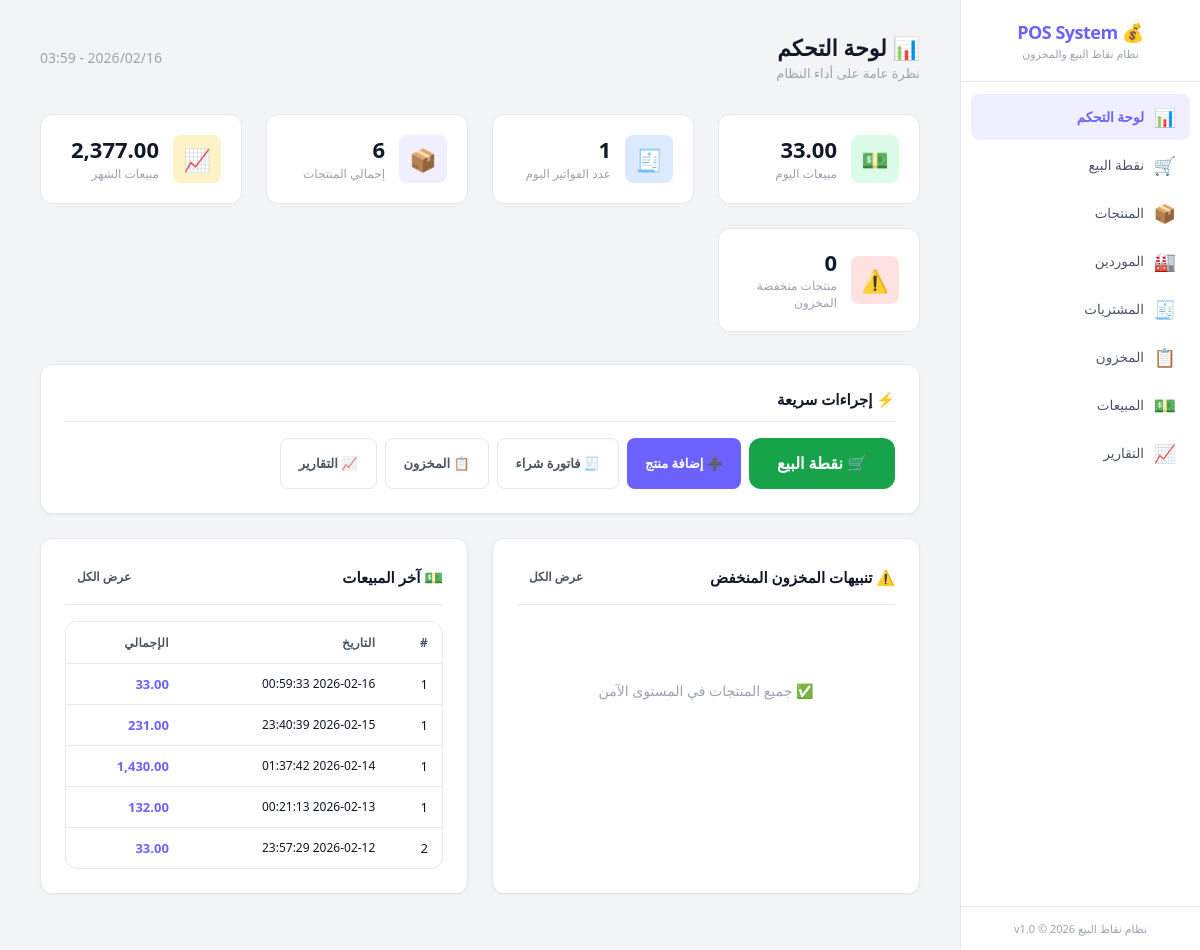
The page / on the database its author committed.
### tables this page shows
CREATE TABLE sales (
    id INTEGER PRIMARY KEY AUTOINCREMENT,
    sale_number INTEGER DEFAULT NULL,
    datetime TEXT NOT NULL DEFAULT (datetime('now', 'localtime')),
    subtotal REAL NOT NULL DEFAULT 0,
    discount REAL NOT NULL DEFAULT 0,
    total REAL NOT NULL DEFAULT 0,
    payment_method TEXT NOT NULL DEFAULT 'cash' CHECK(payment_method IN ('cash', 'card', 'other')),
    notes TEXT DEFAULT NULL,
    created_at TEXT NOT NULL DEFAULT (datetime('now', 'localtime'))
);

### www/app/controllers/DashboardController.php (called while the page is built)
<?php
class DashboardController {
    private $reportService;
    public function __construct() {
        $this->reportService = new ReportService();
    }
    public function index() {
        $summary = $this->reportService->dashboardSummary();
        $lowStock = $this->reportService->lowStock();
        $recentSales = (new SaleRepository())->getAll('', '', 5);
        include APP_PATH . '/views/layout/header.php';
        include APP_PATH . '/views/dashboard/index.php';
        include APP_PATH . '/views/layout/footer.php';
    }
}

### www/app/config/database.php (called while the page is built, shortened)
<?php
class Database {
    private static $instance = null;
    private $pdo;
    private function __construct() {
        $this->dbPath = __DIR__ . '/../../data/pos_system.db';
        try {
            $this->pdo = new PDO('sqlite:' . $this->dbPath);
            $this->pdo->setAttribute(PDO::ATTR_ERRMODE, PDO::ERRMODE_EXCEPTION);
            $this->pdo->setAttribute(PDO::ATTR_DEFAULT_FETCH_MODE, PDO::FETCH_ASSOC);
            $this->pdo->exec('PRAGMA journal_mode = WAL');
            $this->pdo->exec('PRAGMA foreign_keys = ON');
            $this->pdo->exec('PRAGMA busy_timeout = 5000');
            $this->pdo->exec('PRAGMA synchronous = NORMAL');
            $this->pdo->exec('PRAGMA cache_size = -8000');
            $this->pdo->exec('PRAGMA temp_store = MEMORY');
        } catch (PDOException $e) {
            die('Database connection failed: ' . $e->getMessage());
        }
    }
    public static function getInstance() {
        if (self::$instance === null) {
            self::$instance = new self();
        }
        return self::$instance;
    }
    public function getConnection() {
        return $this->pdo;
    }
    public function migrate() {
        $migrationsDir = __DIR__ . '/../database/migrations/';
        $migrationFiles = glob($migrationsDir . '*.sql');
        sort($migrationFiles);
        foreach ($migrationFiles as $file) {
            $sql = file_get_contents($file);
            try {
                $this->pdo->exec($sql);
            } catch (PDOException $e) {
                if (strpos($e->getMessage(), 'already exists') === false &&
                    strpos($e->getMessage(), 'UNIQUE constraint') === false) {
                    error_log('Migration error in ' . basename($file) . ': ' . $e->getMessage());
                }
            }
        }
    }
}

### www/app/services/ReportService.php (called while the page is built, shortened)
<?php
class ReportService {
    private $db;
    public function __construct() {
        $this->db = Database::getInstance()->getConnection();
    }
    public function dashboardSummary() {
        $todayStmt = $this->db->prepare(
            "SELECT COUNT(*) as sales_count, COALESCE(SUM(total), 0) as sales_total
             FROM sales WHERE date(datetime) = date('now', 'localtime')"
        );
        $todayStmt->execute();
        $today = $todayStmt->fetch();
        $prodStmt = $this->db->prepare("SELECT COUNT(*) FROM products WHERE is_active = 1");
        $prodStmt->execute();
        $productCount = $prodStmt->fetchColumn();
        $lowStmt = $this->db->prepare(
            "SELECT COUNT(*) FROM products WHERE is_active = 1 AND stock_quantity <= min_stock AND min_stock > 0"
        );
        $lowStmt->execute();
        $lowStockCount = $lowStmt->fetchColumn();
        $monthStmt = $this->db->prepare(
            "SELECT COALESCE(SUM(total), 0) as total FROM sales
             WHERE strftime('%Y-%m', datetime) = strftime('%Y-%m', 'now', 'localtime')"
        );
        $monthStmt->execute();
        $monthTotal = $monthStmt->fetchColumn();
        return [
            'today_sales_count' => $today['sales_count'],
            'today_sales_total' => $today['sales_total'],
            'product_count' => $productCount,
            'low_stock_count' => $lowStockCount,
            'month_total' => $monthTotal,
        ];
    }
}

### www/app/repositories/SaleRepository.php (called while the page is built, shortened)
<?php
class SaleRepository {
    private $db;
    public function __construct() {
        $this->db = Database::getInstance()->getConnection();
    }
    public function getAll($dateFrom = '', $dateTo = '', $limit = 50) {
        $sql = "SELECT * FROM sales WHERE 1=1";
        $params = [];
        $sql .= " ORDER BY datetime DESC LIMIT :limit";
        $stmt = $this->db->prepare($sql);
        $stmt->bindValue(':limit', $limit, PDO::PARAM_INT);
        $stmt->execute();
        return $stmt->fetchAll();
    }
}

### www/app/views/dashboard/index.php (the view)
<div class="page-header">
    <div>
        <h1>📊 لوحة التحكم</h1>
        <p class="subtitle">نظرة عامة على أداء النظام</p>
    </div>
    <div>
        <span class="text-muted"><?= date('Y/m/d - H:i') ?></span>
    </div>
</div>
<div class="stats-grid">
    <div class="stat-card">
        <div class="stat-icon green">💵</div>
        <div class="stat-info">
            <h4><?= formatCurrency($summary['today_sales_total'] ?? 0) ?></h4>
            <p>مبيعات اليوم</p>
        </div>
    </div>
    <div class="stat-card">
        <div class="stat-icon blue">🧾</div>
        <div class="stat-info">
            <h4><?= $summary['today_sales_count'] ?? 0 ?></h4>
            <p>عدد الفواتير اليوم</p>
        </div>
    </div>
    <div class="stat-card">
        <div class="stat-icon purple">📦</div>
        <div class="stat-info">
            <h4><?= $summary['product_count'] ?? 0 ?></h4>
            <p>إجمالي المنتجات</p>
        </div>
    </div>
    <div class="stat-card">
        <div class="stat-icon orange">📈</div>
        <div class="stat-info">
            <h4><?= formatCurrency($summary['month_total'] ?? 0) ?></h4>
            <p>مبيعات الشهر</p>
        </div>
    </div>
    <div class="stat-card">
        <div class="stat-icon red">⚠️</div>
        <div class="stat-info">
            <h4><?= $summary['low_stock_count'] ?? 0 ?></h4>
            <p>منتجات منخفضة المخزون</p>
        </div>
    </div>
</div>
<div class="card">
    <div class="card-header">
        <h3>⚡ إجراءات سريعة</h3>
    </div>
    <div class="btn-group">
        <a href="?page=pos" class="btn btn-success btn-lg">🛒 نقطة البيع</a>
        <a href="?page=products&action=create" class="btn btn-primary">➕ إضافة منتج</a>
        <a href="?page=purchases&action=create" class="btn btn-outline">🧾 فاتورة شراء</a>
        <a href="?page=inventory" class="btn btn-outline">📋 المخزون</a>
        <a href="?page=reports" class="btn btn-outline">📈 التقارير</a>
    </div>
</div>
<div class="dashboard-grid">
    <div class="card">
        <div class="card-header">
            <h3>⚠️ تنبيهات المخزون المنخفض</h3>
            <a href="?page=inventory" class="btn btn-sm btn-ghost">عرض الكل</a>
        </div>
        <?php if (!empty($lowStock)): ?>
        <div class="table-wrapper">
            <table>
                <thead>
                    <tr>
                        <th>المنتج</th>
                        <th>المخزون</th>
                        <th>الحد الأدنى</th>
                    </tr>
                </thead>
                <tbody>
                    <?php foreach (array_slice($lowStock, 0, 5) as $p): ?>
                    <tr>
                        <td><?= htmlspecialchars($p['name']) ?></td>
                        <td><span class="badge badge-danger"><?= $p['stock_quantity'] ?></span></td>
                        <td><?= $p['min_stock'] ?></td>
                    </tr>
                    <?php endforeach; ?>
                </tbody>
            </table>
        </div>
        <?php else: ?>
        <div class="empty-state">
            <p>✅ جميع المنتجات في المستوى الآمن</p>
        </div>
        <?php endif; ?>
    </div>
    <div class="card">
        <div class="card-header">
            <h3>💵 آخر المبيعات</h3>
            <a href="?page=sales" class="btn btn-sm btn-ghost">عرض الكل</a>
        </div>
        <?php if (!empty($recentSales)): ?>
        <div class="table-wrapper">
            <table>
                <thead>
                    <tr>
                        <th>#</th>
                        <th>التاريخ</th>
                        <th>الإجمالي</th>
                    </tr>
                </thead>
                <tbody>
                    <?php foreach ($recentSales as $s): ?>
                    <tr>
                        <td><?= $s['sale_number'] ?? $s['id'] ?></td>
                        <td class="fs-sm"><?= $s['datetime'] ?></td>
                        <td class="fw-bold text-accent"><?= formatCurrency($s['total']) ?></td>
                    </tr>
                    <?php endforeach; ?>
                </tbody>
            </table>
        </div>
        <?php else: ?>
        <div class="empty-state">
            <p>لا توجد مبيعات بعد</p>
        </div>
        <?php endif; ?>
    </div>
</div>
<?php
function formatCurrency($val) {
    return number_format((float)$val, 2);
}
?>

### rows shown on the page
sales: sale_number "1", datetime "2026-02-16 00:59:33", total "33.00"
sales: sale_number "1", datetime "2026-02-15 23:40:39", total "231.00"
sales: sale_number "1", datetime "2026-02-14 01:37:42", total "1,430.00"
sales: sale_number "1", datetime "2026-02-13 00:21:13", total "132.00"
sales: sale_number "2", datetime "2026-02-12 23:57:29", total "33.00"

### other values the page prints
formatCurrency($summary['today_sales_total'] ?? 0) "33.00"
$summary['today_sales_count'] "1"
$summary['product_count'] "6"
formatCurrency($summary['month_total'] ?? 0) "2,377.00"
$summary['low_stock_count'] "0"
